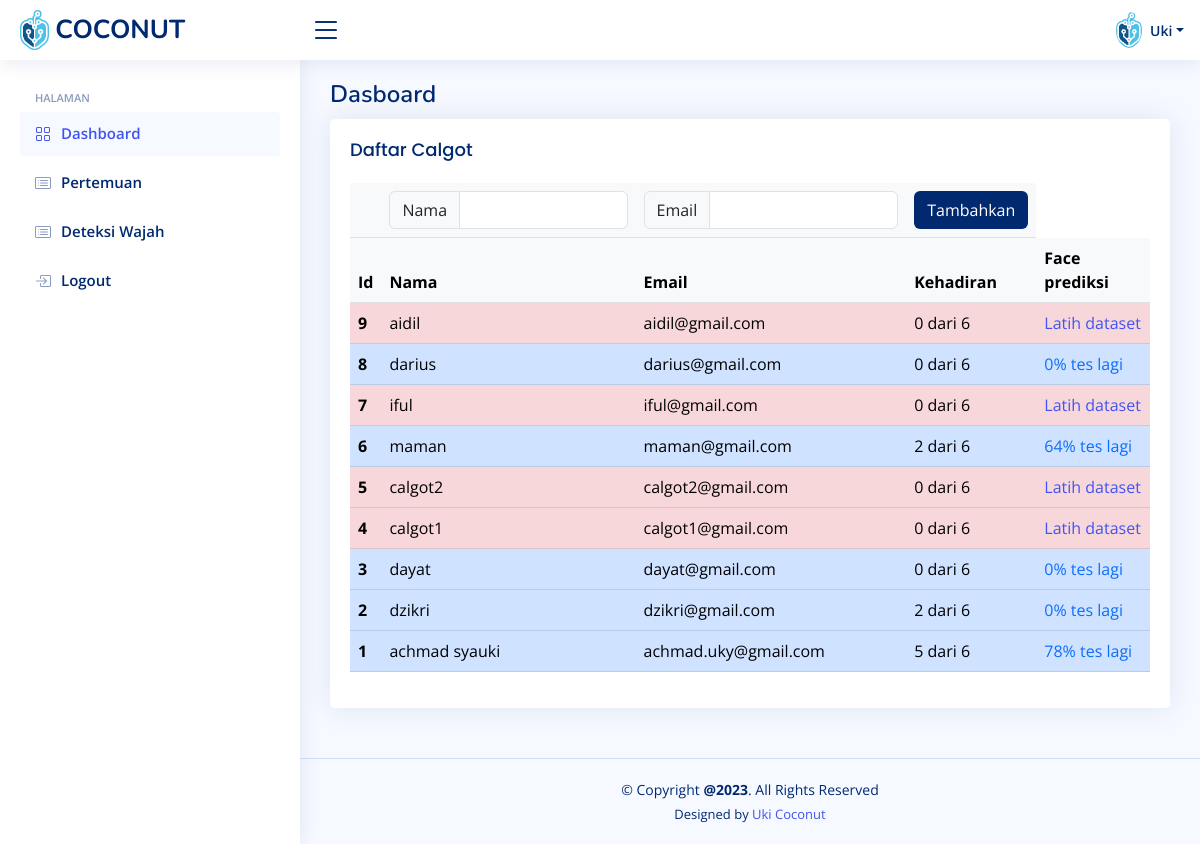
/dasboard (signed in), run on the app's committed database.
### app/models.py (models this page shows, shortened)
class Admin(UserMixin, db.Model):
    id = db.Column(db.Integer, primary_key=True)
    username = db.Column(db.String(64), index=True, unique=True)
    email = db.Column(db.String(120), index=True, unique=True)
    password_hash = db.Column(db.String(128))

class User(db.Model):
    id = db.Column(db.Integer, primary_key=True)
    username = db.Column(db.String(64), index=True, unique=True)
    email = db.Column(db.String(120), index=True, unique=True)
    jumlah_hadir = db.Column(db.Integer, default=0)
    dataset = db.Column(db.Boolean(), default=False)
    face_prediksi = db.Column(db.Integer, default=0)
    absensi = db.relationship('Absen', back_populates='user', lazy='dynamic')

### app/routes.py (the view)
@app.route('/dasboard', methods=['GET','POST'])
@login_required
def dasboard():
    allUser = User.query.all()[::-1]
    allPertemuan = Pertemuan.query.all()[::-1]
    form = FormAddCalgot()
    if form.validate_on_submit():
        calgot = User(username=form.username.data, email=form.email.data)
        db.session.add(calgot)
        db.session.commit()
        flash(f"{form.username.data} Berhasil terdaftar")
        return redirect(url_for('dasboard'))
    return render_template('dasboard.html', form=form, allUser=allUser, pertemuan=allPertemuan, jumlah_pertemuan=len(allPertemuan), title="Dasboard")

### app/forms.py
class FormAddCalgot(FlaskForm):
    username = StringField('Nama Calgot', validators=[DataRequired()])
    email = StringField('Email', validators=[DataRequired(), Email()])
    submit = SubmitField('Tambahkan')

### app/models.py (called while the page is built)
@login.user_loader
def load_user(id):
    return Admin.query.get(int(id))

### app/templates/dasboard.html (shortened to what this page needs)
{% extends 'base.html' %}
{% block content %}
<div class="pagetitle">
  <h1>Dasboard</h1>
</div>
<div class="card">
  <div class="card-body">
    <h5 class="card-title">Daftar Calgot</h5>
    <table class="table">
      <thead>
        <tr class="table-light">
          <th scope="col"></th>
          <form action="" method="post">
            <td>
              <div class="col-md-12">
                <div class="input-group">
                  <span class="input-group-text" id="inputGroupPrepend2">Nama</span>
                  {{ form.username(class='form-control') }}
                </div>
              </div>
            </td>
            <td>
              <div class="col-md-12">
                <div class="input-group">
                  <span class="input-group-text" id="inputGroupPrepend2">Email</span>
                  {{ form.email(class="form-control") }}
                </div>
              </div>
            </td>
            <td>
              {{ form.submit(class="btn", style='background-color: #012970; color: #fff;') }}
            </td>
          </form>
        </tr>
        <tr class="table-light">
          <th scope="col">Id</th>
          <th scope="col">Nama</th>
          <th scope="col">Email</th>
          <th scope="col">Kehadiran</th>
          <th scope="col">Face prediksi</th>
        </tr>
      </thead>
      <tbody>
        {% for isi in allUser %}
        {% if isi.dataset %}
        <tr class="table-primary">
          <th scope="row">{{ isi.id }}</th>
          <td>{{ isi.username }}</td>
          <td>{{ isi.email }}</td>
          <td>{{ isi.jumlah_hadir }} dari {{ jumlah_pertemuan }}</td>
          <td><a href="{{ url_for('tesprediksi', username=isi.username) }}" class="text-primary">{{ isi.face_prediksi }}% tes lagi</a></td>
        </tr>
        {% else %}
        <tr class="table-danger">
          <th scope="row">{{ isi.id }}</th>
          <td>{{ isi.username }}</td>
          <td>{{ isi.email }}</td>
          <td>{{ isi.jumlah_hadir }} dari {{ jumlah_pertemuan }}</td>
          <td><a href="{{ url_for('tambahkan', username=isi.username) }}">Latih dataset</a></td>
        </tr>
        {% endif %}
        {% endfor %}
      </tbody>
    </table>
  </div>
</div>
{% endblock %}

### app/templates/base.html (shortened to what this page needs)
<!DOCTYPE html>
<html lang="en">
<head>
  <link href="{{ url_for('static', filename='assets/vendor/bootstrap/css/bootstrap.min.css') }}" rel="stylesheet">
  <link href="{{ url_for('static', filename='assets/vendor/bootstrap-icons/bootstrap-icons.css')}}" rel="stylesheet">
  <link href="{{ url_for('static', filename='assets/vendor/boxicons/css/boxicons.min.css') }}" rel="stylesheet">
  <link href="{{ url_for('static', filename='assets/vendor/quill/quill.snow.css')}}" rel="stylesheet">
  <link href="{{ url_for('static', filename='assets/vendor/quill/quill.bubble.css') }}" rel="stylesheet">
  <link href="{{ url_for('static', filename='assets/vendor/remixicon/remixicon.css') }}" rel="stylesheet">
  <link href="{{ url_for('static', filename='assets/vendor/simple-datatables/style.css')}}" rel="stylesheet">
  <link href="{{ url_for('static', filename='assets/css/style.css') }}" rel="stylesheet">
</head>
<body>
  <header id="header" class="header fixed-top d-flex align-items-center">
    <div class="d-flex align-items-center justify-content-between">
      <a href="{{ url_for('index') }}" class="logo d-flex align-items-center">
        <img src="{{ url_for('static', filename='assets/img/logo.png') }}" alt="">
        <span class="d-none d-lg-block">COCONUT</span>
      </a>
      <i class="bi bi-list toggle-sidebar-btn"></i>
    </div>
    <nav class="header-nav ms-auto">
      <ul class="d-flex align-items-center">
        <li class="nav-item dropdown pe-3">
          {% if current_user.is_authenticated %}
          <a class="nav-link nav-profile d-flex align-items-center pe-0" href="#" data-bs-toggle="dropdown">
            <img src="{{ url_for('static', filename='img/logo.png')}}" alt="Profile"
              class="rounded-circle">
            <span class="d-none d-md-block dropdown-toggle ps-2">{{ current_user.username }}</span>
          </a>
          {% else %}
          <a class="nav-link nav-profile d-flex align-items-center pe-0" href="#" data-bs-toggle="dropdown">
            <img src="{{ url_for('static', filename='img/logo.png')}}" alt="Profile"
              class="rounded-circle">
            <span class="d-none d-md-block dropdown-toggle ps-2">Unknow</span>
          </a>
          {% endif %}
        </li>
      </ul>
    </nav>
  </header>
  <aside id="sidebar" class="sidebar">
    <ul class="sidebar-nav" id="sidebar-nav">
      <li class="nav-heading">Halaman</li>
      {% if current_user.is_authenticated %}
      <li class="nav-item">
        {% if title == 'Dasboard' %}
        <a class="nav-link " href="{{ url_for('dasboard')}}">
          {% else %}
          <a class="nav-link collapsed" href="{{ url_for('dasboard')}}">
            {% endif %}
            <i class="bi bi-grid"></i>
            <span>Dashboard</span>
          </a>
      </li>
      <li class="nav-item">
        {% if title == 'Pertemuan' %}
        <a class="nav-link" href="{{ url_for('pertemuan') }}">
          {% else %}
          <a class="nav-link collapsed" href="{{ url_for('pertemuan') }}">
            {% endif %}
            <i class="bi bi-card-list"></i>
            <span>Pertemuan</span>
          </a>
      </li>
      <li class="nav-item">
        {% if title == 'Deteksi' %}
        <a class="nav-link" href="{{ url_for('deteksi_wajah') }}">
          {% else %}
          <a class="nav-link collapsed" href="{{ url_for('deteksi_wajah') }}">
            {% endif %}
            <i class="bi bi-card-list"></i>
            <span>Deteksi Wajah</span>
          </a>
      </li>
      {% endif %}
      {% if current_user.is_authenticated %}
      <li class="nav-item">
        <a class="nav-link collapsed" href="{{ url_for('logout') }}">
          <i class="bi bi-box-arrow-in-right"></i>
          <span>Logout</span>
        </a>
      </li>
      {% endif %}
    </ul>
  </aside>
  <main id="main" class="main">
    {% block content %}
    {% endblock %}
  </main>
  <footer id="footer" class="footer">
    <div class="copyright">
      &copy; Copyright <strong><span>@2023</span></strong>. All Rights Reserved
    </div>
    <div class="credits">
      Designed by <a href="https://bootstrapmade.com/">Uki Coconut</a>
    </div>
  </footer>
</body>
</html>

### app/static/assets/css/style.css (style rules this page uses)
:root { scroll-behavior: smooth; }
body { font-family: "Open Sans", sans-serif; background: #f6f9ff; color: #444444; }
a { color: #4154f1; text-decoration: none; }
h1, h2, h3, h4, h5, h6 { font-family: "Nunito", sans-serif; }
#main { margin-top: 60px; padding: 20px 30px; transition: all 0.3s; }
.pagetitle { margin-bottom: 10px; }
.pagetitle h1 { font-size: 24px; margin-bottom: 0; font-weight: 600; color: #012970; }
.card { margin-bottom: 30px; border: none; border-radius: 5px; box-shadow: 0px 0 30px rgba(1, 41, 112, 0.1); }
.card-title { padding: 20px 0 15px 0; font-size: 18px; font-weight: 500; color: #012970; font-family: "Poppins", sans-serif; }
.card-body { padding: 0 20px 20px 20px; }
.logo { line-height: 1; }
@media (min-width: 1200px) { .logo { width: 280px; } }
.logo img { max-height: 40px; margin-right: 6px; }
.logo span { font-size: 26px; font-weight: 700; color: #012970; font-family: "Nunito", sans-serif; }
.header { transition: all 0.5s; z-index: 997; height: 60px; box-shadow: 0px 2px 20px rgba(1, 41, 112, 0.1); background-color: #fff; padding-left: 20px; }
.header .toggle-sidebar-btn { font-size: 32px; padding-left: 10px; cursor: pointer; color: #012970; }
.header-nav ul { list-style: none; }
.header-nav>ul { margin: 0; padding: 0; }
.header-nav .nav-profile { color: #012970; }
.header-nav .nav-profile img { max-height: 36px; }
.header-nav .nav-profile span { font-size: 14px; font-weight: 600; }
.sidebar { position: fixed; top: 60px; left: 0; bottom: 0; width: 300px; z-index: 996; transition: all 0.3s; padding: 20px; overflow-y: auto; scrollbar-width: thin; scrollbar-color: #aab7cf transparent; box-shadow: 0px 0px 20px rgba(1, 41, 112, 0.1); background-color: #fff; }
@media (min-width: 1200px) { #main, #footer { margin-left: 300px; } }
.sidebar-nav { padding: 0; margin: 0; list-style: none; }
.sidebar-nav li { padding: 0; margin: 0; list-style: none; }
.sidebar-nav .nav-item { margin-bottom: 5px; }
.sidebar-nav .nav-heading { font-size: 11px; text-transform: uppercase; color: #899bbd; font-weight: 600; margin: 10px 0 5px 15px; }
.sidebar-nav .nav-link { display: flex; align-items: center; font-size: 15px; font-weight: 600; color: #4154f1; transition: 0.3; background: #f6f9ff; padding: 10px 15px; border-radius: 4px; }
.sidebar-nav .nav-link i { font-size: 16px; margin-right: 10px; color: #4154f1; }
.sidebar-nav .nav-link.collapsed { color: #012970; background: #fff; }
.sidebar-nav .nav-link.collapsed i { color: #899bbd; }
.footer { padding: 20px 0; font-size: 14px; transition: all 0.3s; border-top: 1px solid #cddfff; }
.footer .copyright { text-align: center; color: #012970; }
.footer .credits { padding-top: 5px; text-align: center; font-size: 13px; color: #012970; }

### data on the page
Admin: username "Uki"
User: id "9", username "aidil", email "aidil@gmail.com", jumlah_hadir "0", jumlah_pertemuan "6"
User: id "8", username "darius", email "darius@gmail.com", jumlah_hadir "0", jumlah_pertemuan "6", face_prediksi "0"
User: id "7", username "iful", email "iful@gmail.com", jumlah_hadir "0", jumlah_pertemuan "6"
User: id "6", username "maman", email "maman@gmail.com", jumlah_hadir "2", face_prediksi "64"
User: id "5", username "calgot2", email "calgot2@gmail.com", jumlah_hadir "0", jumlah_pertemuan "6"
User: id "4", username "calgot1", email "calgot1@gmail.com", jumlah_hadir "0", jumlah_pertemuan "6"
User: id "3", username "dayat", email "dayat@gmail.com", jumlah_hadir "0", jumlah_pertemuan "6", face_prediksi "0"
User: id "2", username "dzikri", email "dzikri@gmail.com", jumlah_hadir "2", jumlah_pertemuan "6", face_prediksi "0"
User: id "1", username "achmad syauki", email "achmad.uky@gmail.com", jumlah_hadir "5", jumlah_pertemuan "6", face_prediksi "78"
